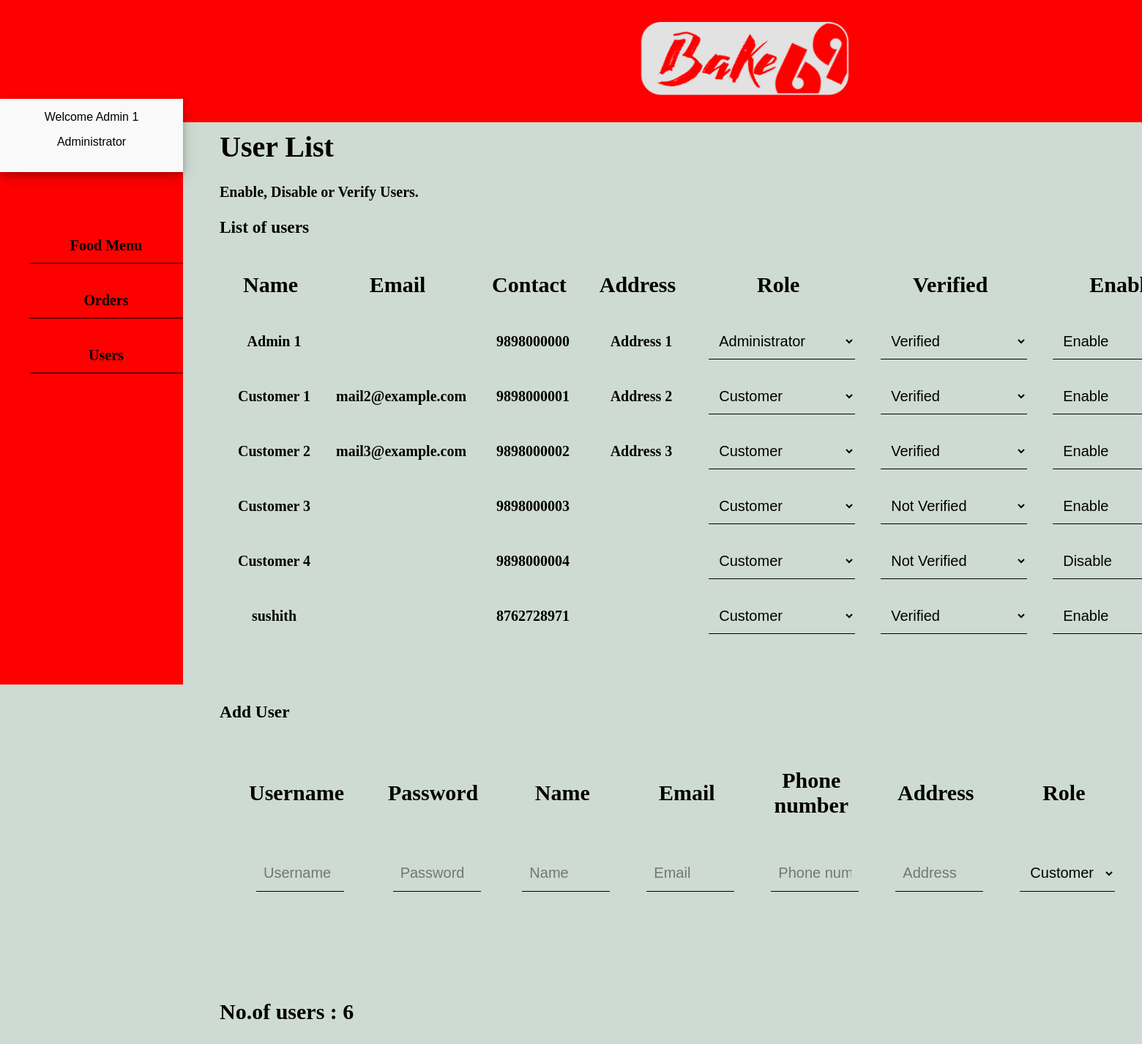
/users.php (signed in), run on the app's committed database.
### tables this page shows
CREATE TABLE `users` (
  `id` int(11) NOT NULL,
  `role` varchar(15) NOT NULL DEFAULT 'Customer',
  `name` varchar(15) NOT NULL,
  `username` varchar(10) NOT NULL,
  `password` varchar(16) NOT NULL,
  `email` varchar(35) DEFAULT NULL,
  `address` varchar(300) DEFAULT NULL,
  `contact` bigint(11) NOT NULL,
  `verified` tinyint(1) NOT NULL DEFAULT 0,
  `deleted` tinyint(4) NOT NULL DEFAULT 0
);

### includes/connect.php (called while the page is built, shortened)
<?php
$name = $_SESSION['name'];
$role = $_SESSION['role'];
?>

### users.php (the view, shortened to what this page needs)
<?php
include 'includes/connect.php';
	if($_SESSION['admin_sid']==session_id())
	{
		?>
<!DOCTYPE html>
<html lang="en">
<head>
	<link rel="stylesheet" href="users.css">
	<link rel="stylesheet" href="adminpage.css">
	<header>
			<ul>
				<li style="text-decoration: none;"><img src="2(1).png" alt="logo"></li>
			</ul>
		</header>
</head>
<body>
	<div class="side">
		<div class="dropdown">
		  <button class="dropbtn"><?php echo "Welcome  $name";?><br>
			<p class="user-roal"><?php echo $role;?></p></button>
		</div>
	<div class="nav">
	        <ul>
	            <li><a href="index.php"><i class="mdi-editor-border-color"></i> Food Menu</a></li>
							<li><a href="all-orders.php"> Orders</a></li>
	            <li><a href="users.php"><i class="mdi-social-person"></i> Users</a></li>
	        </ul>
					</div>
	</div>
<div class="main">
                <h1>User List</h1>
        <div class="container">
          <p class="caption">Enable, Disable or Verify Users.</p>
          <div id="editableTable" class="section">
		  <form class="formValidate" id="formValidate1" method="post" action="routers/user-router.php" novalidate="novalidate">
            <div class="row">
              <div class="col s12 m4 l3">
                <h3 class="header">List of users</h3>
              </div>
              <div>
<table cellspacing="5px" width="auto">
                    <thead>
                      <tr>
                        <th data-field="name">Name</th>
                        <th data-field="price">Email</th>
                        <th data-field="price">Contact</th>
                        <th data-field="price">Address</th>
                        <th data-field="price">Role</th>
                        <th data-field="price">Verified</th>
                        <th data-field="price">Enable</th>
                      </tr>
                    </thead>
                    <tbody>
				<?php
				$result = mysqli_query($con, "SELECT * FROM users");
				while($row = mysqli_fetch_array($result))
				{
					echo '<tr><td>'.$row["name"].'</td>';
					echo '<td>'.$row["email"].'</td>';
					echo '<td>'.$row["contact"].'</td>';
					echo '<td>'.$row["address"].'</td>';
					echo '<td><select name="'.$row['id'].'_role">
                      <option '.($row['role']=='Administrator' ? 'selected' : '').'>Administrator</option>
                      <option value="Customer"'.($row['role']=='Customer' ? 'selected' : '').'>Customer</option>
                    </select></td>';
					echo '<td><select name="'.$row['id'].'_verified">
                      <option value="1"'.($row['verified'] ? 'selected' : '').'>Verified</option>
                      <option value="0"'.(!$row['verified'] ? 'selected' : '').'>Not Verified</option>
                    </select></td>';
					echo '<td><select name="'.$row['id'].'_deleted">
                      <option value="1"'.($row['deleted'] ? 'selected' : '').'>Disable</option>
                      <option value="0"'.(!$row['deleted'] ? 'selected' : '').'>Enable</option>
                    </select></td>';
				}
				?>
                    </tbody>
</table>
              </div>
            </div>
			</form>
		  <form class="formValidate" id="formValidate" method="post" action="routers/add-users.php" novalidate="novalidate">
            <div class="row">
              <div class="col s12 m4 l3">
                <h3 class="header"><br><br>Add User</h3>
              </div>
              <div>
<table cellspacing="20px" width="80px;">
                    <thead>
                      <tr>
                        <th data-field="name">Username</th>
                        <th data-field="name">Password</th>
                        <th data-field="name">Name</th>
                        <th data-field="price">Email</th>
                        <th data-field="price">Phone number</th>
                        <th data-field="price">Address</th>
                        <th data-field="price">Role</th>
                        <th data-field="price">Verified</th>
                      </tr>
                    </thead>
                    <tbody>
				<?php
					echo '<tr><td><input style="width:100px" id="username" name="username" type="text" placeholder="Username" data-error=".errorTxt02"><div class="errorTxt02"></div></td>';
					echo '<td><input style="width:100px" id="password" name="password" type="password" placeholder="Password" data-error=".errorTxt03"><div class="errorTxt03"></div></td>';
					echo '<td><input style="width:100px" id="name" name="name" type="text" placeholder="Name" data-error=".errorTxt04"><div class="errorTxt04"></div></td>';
					echo '<td><input style="width:100px" id="email" name="email" type="email" placeholder="Email"></td>';
					echo '<td><input style="width:100px" id="contact" name="contact" type="text" placeholder="Phone number" data-error=".errorTxt05" minlength="10" maxlength="10"><div class="errorTxt05"></div></td>';
					echo '<td><input style="width:100px" id="address" name="address" type="text" placeholder="Address" data-error=".errorTxt06"><div class="errorTxt06"></div></td>';
					echo '<td><select style="width:130px" name=	"role">
                      <option value="Administrator">Administrator</option>
                      <option value="Customer" selected>Customer</option>
                    </select></td>';
					echo '<td><select style="width:150px" name="verified">
                      <option value="1">Verified</option>
                      <option value="0" selected>Not Verified</option>
                    </select></td>';
					echo '<td><select style="width:120px" name="deleted">
                      <option value="1">Disable</option>
                      <option value="0" selected>Enable</option>
                    </select></td></tr>';
				?>
                    </tbody>
</table>
              </div>
            </div>
			</form>
          </div>
        </div>
<?php include('nusers.php'); ?>
</div>
</body>
</html>
<?php
	}
?>

### users.css (style rules this page uses)
body { margin: 0; padding: 0; background-color: #cedbd2; margin-bottom: 100px; }
header { background-color: red; padding: 0; position: fixed; width: 100%; list-style-type: none; }
header ul li { text-decoration: none; padding: 0; list-style-type: none; }
header ul li img { height: 100px; margin-left: 50px; list-style-type: none; }
.main { float: left; margin-top: 150px; margin-left: 260px; margin-bottom: 100px; }
.side { width: 250px; height: 100vh; float: left; position: fixed; background-color:red; margin-top:135px; }
.side ul li a { text-decoration: none; font-size: 20px; color: #000; }
.side .nav { margin-top: 70px; margin-left: 0; }
.side .nav ul li { margin-bottom: 20px; border-bottom: 1px solid #000; padding: 10px 10px 10px 10px; text-align: center; text-decoration: none; list-style-type: none; }
.side .nav ul li a { text-decoration: none; list-style-type: none; }
.dropbtn { background-color: #f9f9f9; color: #000; padding: 16px; font-size: 16px; border: none; cursor: pointer; width: 250px; margin-left: 0; box-shadow: 0 4px 8px 0 rgba(0, 0, 0, 0.2), 0 6px 20px 0 rgba(0, 0, 0, 0.19); }
.dropdown { position: relative; display: inline-block; }
.main { font-size: 20px; }
.main form { width: 100%; }
.main input { width: 100px; height: 30px; background-color: none; border: none; border-bottom: 1px solid #000; font-size: 20px; padding: 10px; background: transparent; }
.main select { width: 200px; height: 50px; font-size: 20px; padding: 10px; background: transparent; border: none; border-bottom: 1px solid #000; }
.main th { font-size: 30px; }

### adminpage.css (style rules this page uses)
body { margin: 0; padding: 0; background-color: #cedbd2; margin-bottom: 100px; }
header { background-color: red; padding: 0; position: fixed; width: 100%; list-style-type: none; }
header ul li { text-decoration: none; padding: 0; list-style-type: none; }
header ul li img { height: 100px; margin-left: 750px; list-style-type:none; }
.main { float: left; margin-top: 150px; margin-left: 300px; margin-bottom: 100px; }
.side { width: 250px; height: 100vh; float: left; position: fixed; background-color:red; margin-top:135px; }
.side ul li a { text-decoration: none; font-size: 20px; color: #000; }
.side .nav { margin-top: 70px; margin-left: 0; }
.side .nav ul li { margin-bottom: 20px; border-bottom: 1px solid #000; padding: 10px 10px 10px 10px; text-align: center; text-decoration: none; list-style-type: none; }
.side .nav ul li a { text-decoration: none; list-style-type: none; }
.dropbtn { background-color: #f9f9f9; color: #000; padding: 16px; font-size: 16px; border: none; cursor: pointer; width: 250px; margin-left: 0; box-shadow: 0 4px 8px 0 rgba(0, 0, 0, 0.2), 0 6px 20px 0 rgba(0, 0, 0, 0.19); }
.dropdown { position: relative; display: inline-block; }
.main { font-size: 20px; }
.main form { width: 100%; }
.main input[type=text] { width: 600px; height: 30px; background-color: none; border: none; border-bottom: 1px solid #000; font-size: 20px; padding: 10px; background: transparent; }
.main select { width: 200px; height: 50px; font-size: 20px; padding: 10px; background: transparent; border: none; border-bottom: 1px solid #000; }
.main th { font-size: 30px; }

### users.php (style rules this page uses)
th { padding: 20px; padding-left: 20px; text-align: center; }
td { padding: 10px; padding-left: 20px; text-align: center; }

### data on the page
users: name "Admin 1", contact "9898000000", address "Address 1", role+id "Administrator", verified+id "Verified", deleted+id "Enable"
users: name "Customer 1", email "mail2@example.com", contact "9898000001", address "Address 2", role+id "Customer", verified+id "Verified", deleted+id "Enable"
users: name "Customer 2", email "mail3@example.com", contact "9898000002", address "Address 3", role+id "Customer", verified+id "Verified", deleted+id "Enable"
users: name "Customer 3", contact "9898000003", role+id "Customer", verified+id "Not Verified", deleted+id "Enable"
users: name "Customer 4", contact "9898000004", role+id "Customer", verified+id "Not Verified", deleted+id "Disable"
users: name "sushith", contact "8762728971", role+id "Customer", verified+id "Verified", deleted+id "Enable"

### other printed values
$name "Admin 1"
$role "Administrator"
$row['total'] "6"
